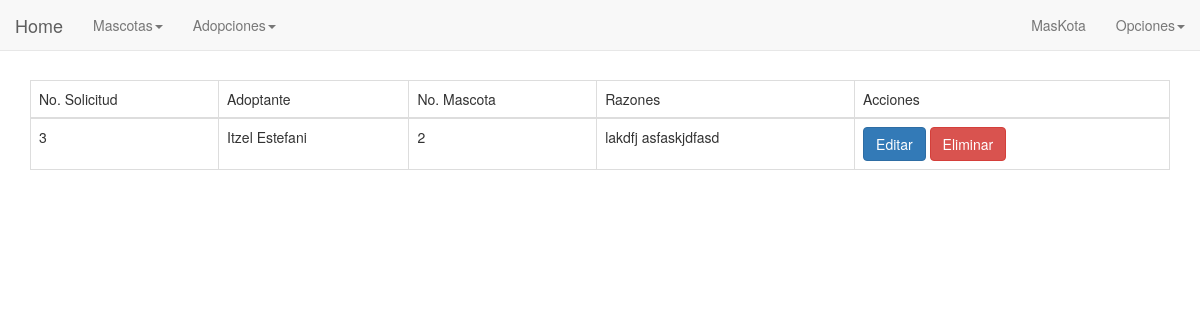
/adopcion/solicitud/listar (signed in), run on an earlier commit of the app's database.
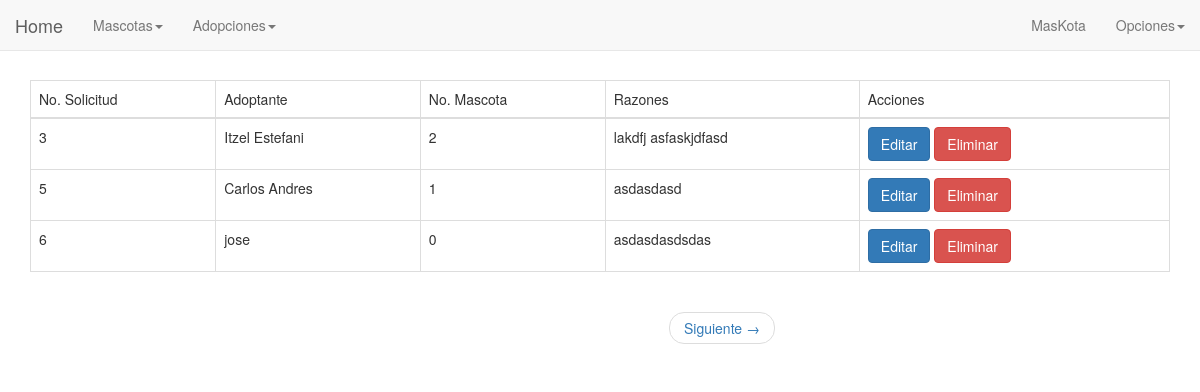
And on a later commit of the database.
### adopcion/models.py (models this page shows, shortened)
class Solicitud(models.Model):
	persona = models.ForeignKey(Persona, null=True, blank=True)
	numero_mascotas = models.IntegerField()
	razones = models.TextField()

class Persona(models.Model):
	nombre = models.CharField(max_length=50)
	apellidos = models.CharField(max_length=50)
	edad = models.IntegerField()
	telefono = models.CharField(max_length=12)
	email = models.EmailField()
	domicilio = models.TextField(default='C')

### adopcion/views.py (the view)
class SolicitudList(ListView):
	model = Solicitud
	template_name = 'adopcion/solicitud_list.html'
	paginate_by = 3

### templates/adopcion/solicitud_list.html (shortened to what this page needs)
{% extends 'base/base.html' %}
{% load staticfiles %}
{% block content %}
<table class="table table-bordered">
	<thead>
		<tr>
			<td>No. Solicitud</td>
			<td>Adoptante</td>
			<td>No. Mascota</td>
			<td>Razones</td>
			<td>Acciones</td>
		</tr>
	</thead>
	<tbody>
		{% if object_list %}
		{% for solicitud in object_list %}
		<tr>
			<td>{{ solicitud.id }}</td>
			<td>{{ solicitud.persona.nombre }} {{ solicitud.persona.apellido }}</td>
			<td>{{ solicitud.numero_mascotas }}</td>
			<td>{{ solicitud.razones }}</td>
			<td>
				<a href="{% url 'adopcion:solicitud_editar' solicitud.id %}" class="btn btn-primary">Editar</a>
				<a href="{% url 'adopcion:solicitud_eliminar' solicitud.id %}" class="btn btn-danger">Eliminar</a>
			</td>
		</tr>
		{% endfor %}
		{% else %}
		<h1>No hay registro de Solicitudes</h1>
		{% endif %}
	</tbody>
</table>
<div class="col-md-4 col-md-offset-4">
		<ul class="pager">
			<li class="next">
				{% if page_obj.has_next %}
				<a href="?page={{ page_obj.next_page_number }}">Siguiente &rarr; </a>
				{% endif %}
			</li>
		</ul>
</div>
{% endblock %}

What changed in the data, as far as the page shows it:
added Solicitud: id "5", persona.nombre "Carlos Andres", numero_mascotas "1", razones "asdasdasd"
added Solicitud: id "6", persona.nombre "jose", numero_mascotas "0", razones "asdasdasdsdas"
Also different on the page:
text now shown: "Siguiente →"
